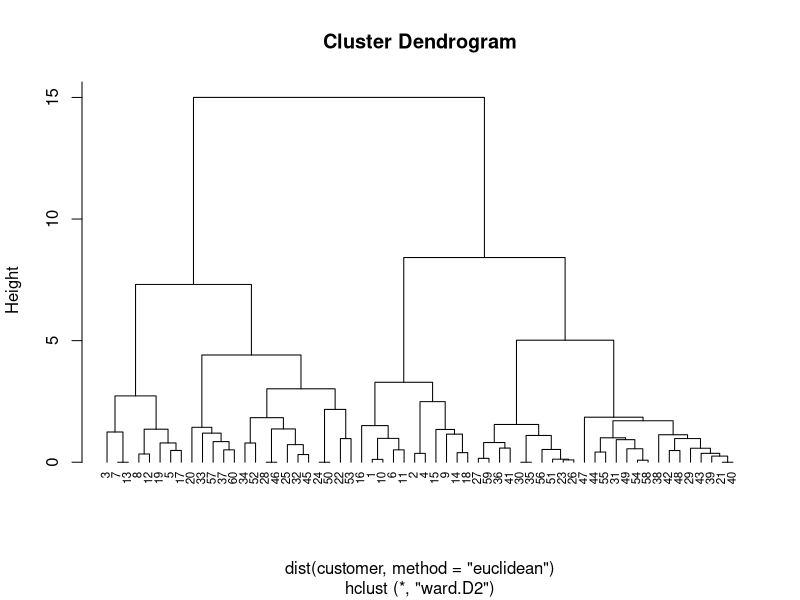
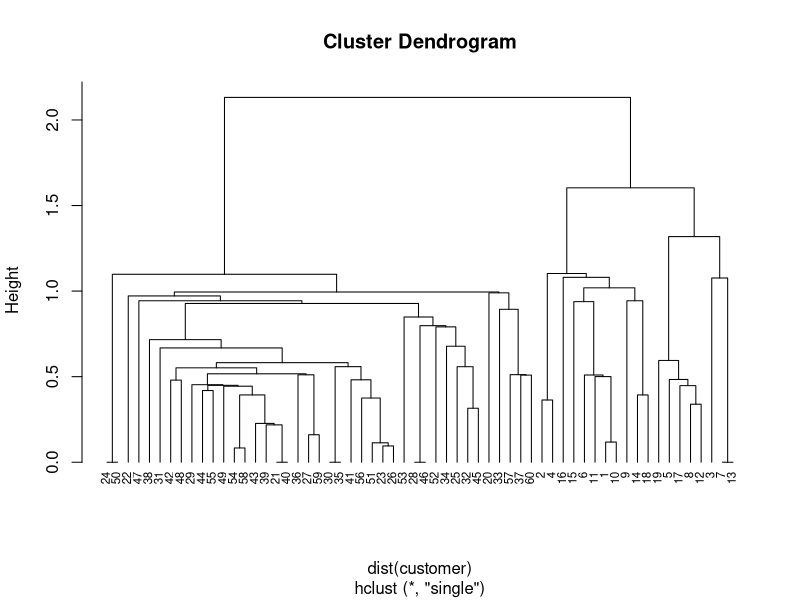
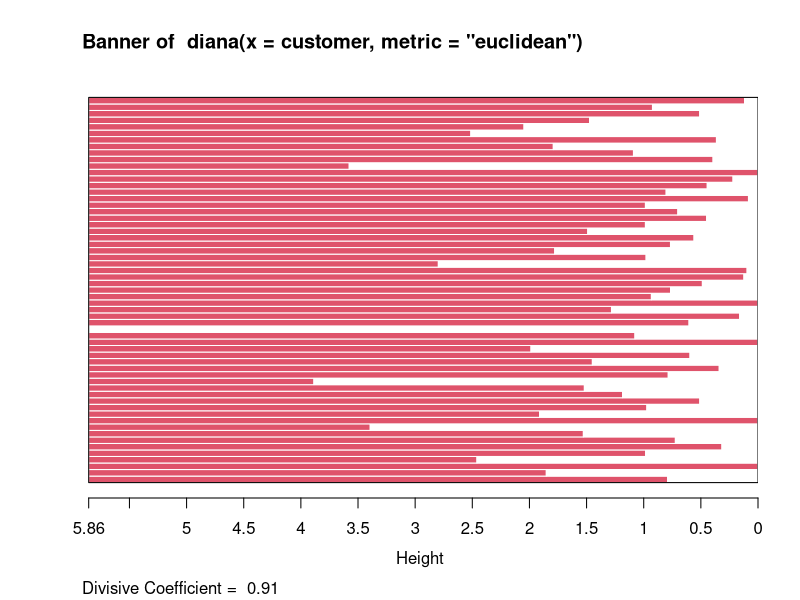
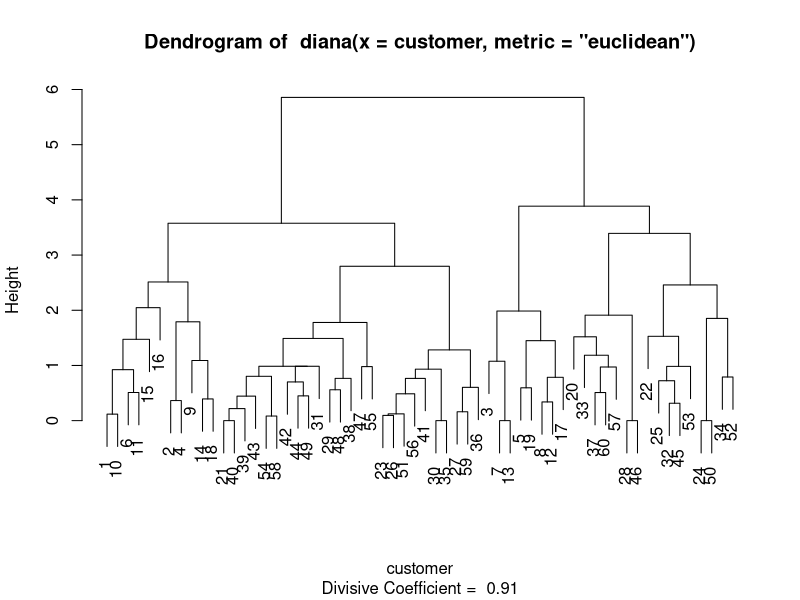
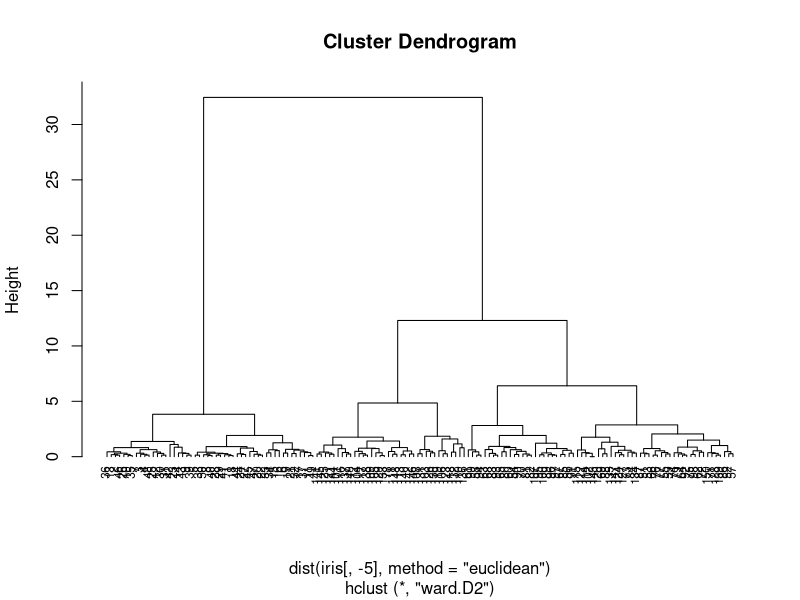

Write the R code that produced these figures, in order.
## ---- chunk 1

x =c(0, 0, 1, 1, 1, 1)
y =c(1, 0, 1, 1, 0, 1)

#euclidean
dist(rbind(x,y), method ="euclidean")
sqrt(sum((x-y)^2))
dist(rbind(x,y), method ="minkowski", p=2)

#city block
dist(rbind(x,y), method ="manhattan")
sum(abs(x-y))
dist(rbind(x,y), method ="minkowski", p=1)

## ---- chunk 2
# customer clustering
customer=read.csv('customer.csv',header=TRUE)
head(customer)
str(customer)
customer =scale(customer[,-1])
hc=hclust(dist(customer, method="euclidean"), method="ward.D2")
plot(hc, hang =-0.01, cex=0.7)

hc3 =hclust(dist(customer), method="single")
plot(hc3, hang =-0.01, cex=0.7)


library(cluster)
#?diana
dv =diana(customer, metric ="euclidean")
summary(dv)
plot(dv)

# iris clustering
data(iris)
hc2=hclust(dist(iris[,-5], method="euclidean"), method="ward.D2")
plot(hc2, hang =-0.01, cex=0.7)



